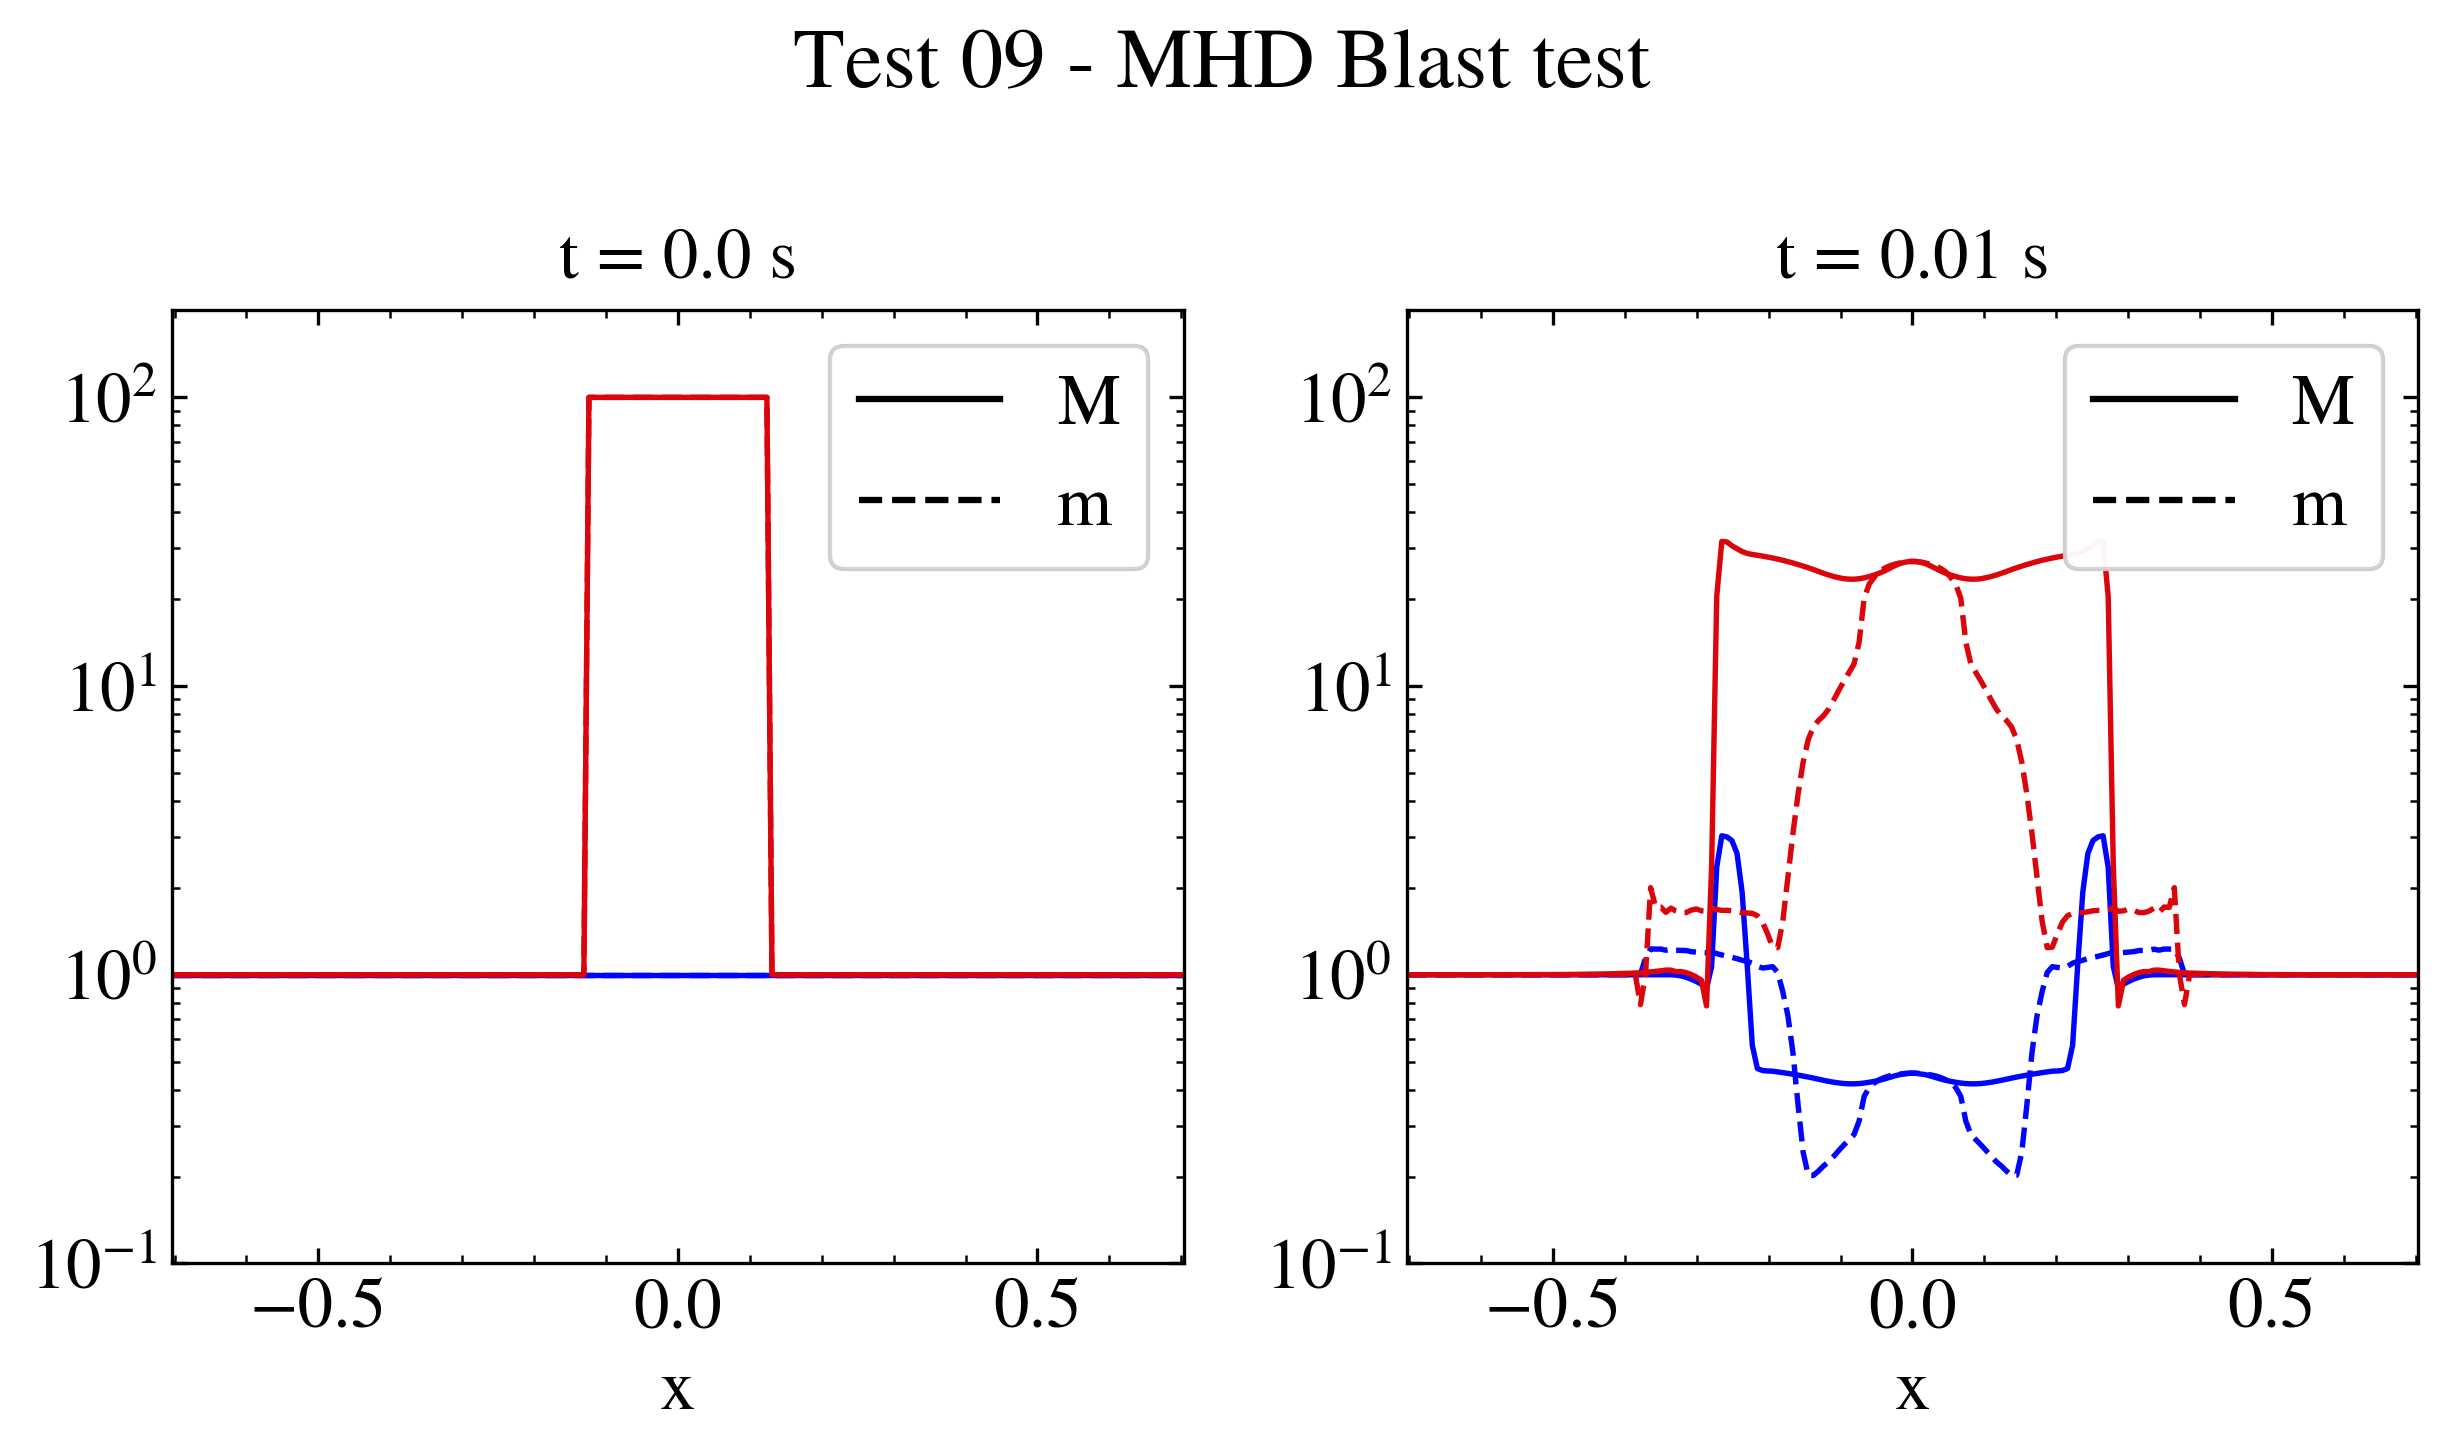

Here is the Python script that generated this plot:
"""MHD Blast test.

This test shows how to plot different quantities with customized legends
in two different subplots refering to initial and final time data.

The data are the ones obtained from the PLUTO test problem
$PLUTO_DIR/Test_Problems/MHD/Blast (configuration 9).

The data is loaded twice into a pload object D and the Image class is
created. The slices method is used to obtain a slice of the desired
quantity along the diagonals of the domain. The plot method and the
legend method are then used to plot a highly informative plot of density
and pression with customized legend labels. The image is then saved and
shown on screen.

"""

# Loading the relevant packages
import numpy as np

import pyPLUTO

# Initialization
Image = pyPLUTO.Image(suptitle="Test 09 - MHD Blast test")
Image.create_axes(ncol=2)


# Helper function to plot a frame
def plot_frame(Data, ax_idx: int, time_label: str):
    x = Data.x1 * np.sqrt(2)

    for idx, (var, label, color, yrange) in enumerate(
        [
            (Data.rho, r"$\rho$", Image.color[0], [0.1, 200]),
            (Data.prs, r"$p$", Image.color[1], None),
        ]
    ):
        var_max = Data.slices(var, diag=True)
        var_min = Data.slices(var, diag="min")
        Image.plot(
            x,
            var_max,
            c=color,
            ax=ax_idx,
            label=label,
            yscale="log" if label == r"$p$" else "linear",
            legpos=3,
        )
        Image.plot(
            x,
            var_min,
            c=color,
            ax=ax_idx,
            ls="--",
            yrange=yrange,
            title=f"t = {time_label} s",
            xtitle="x",
            legpos=3,
        )

    Image.legend(ax=ax_idx, legpos=1, label=["M", "m"], ls=["-", "--"])


# Plotting the initial time
# Set the relative path to the data folder
data_path = pyPLUTO.find_example("MHD/Blast")

# Load data
Data = pyPLUTO.Load(0, path=data_path)
plot_frame(Data, ax_idx=0, time_label="0.0")

# Plotting the final time
Data = pyPLUTO.Load(path=data_path)
plot_frame(Data, ax_idx=1, time_label="0.01")

# Saving and showing
Image.savefig("test09_blast.png", script_relative=True)
pyPLUTO.show()
